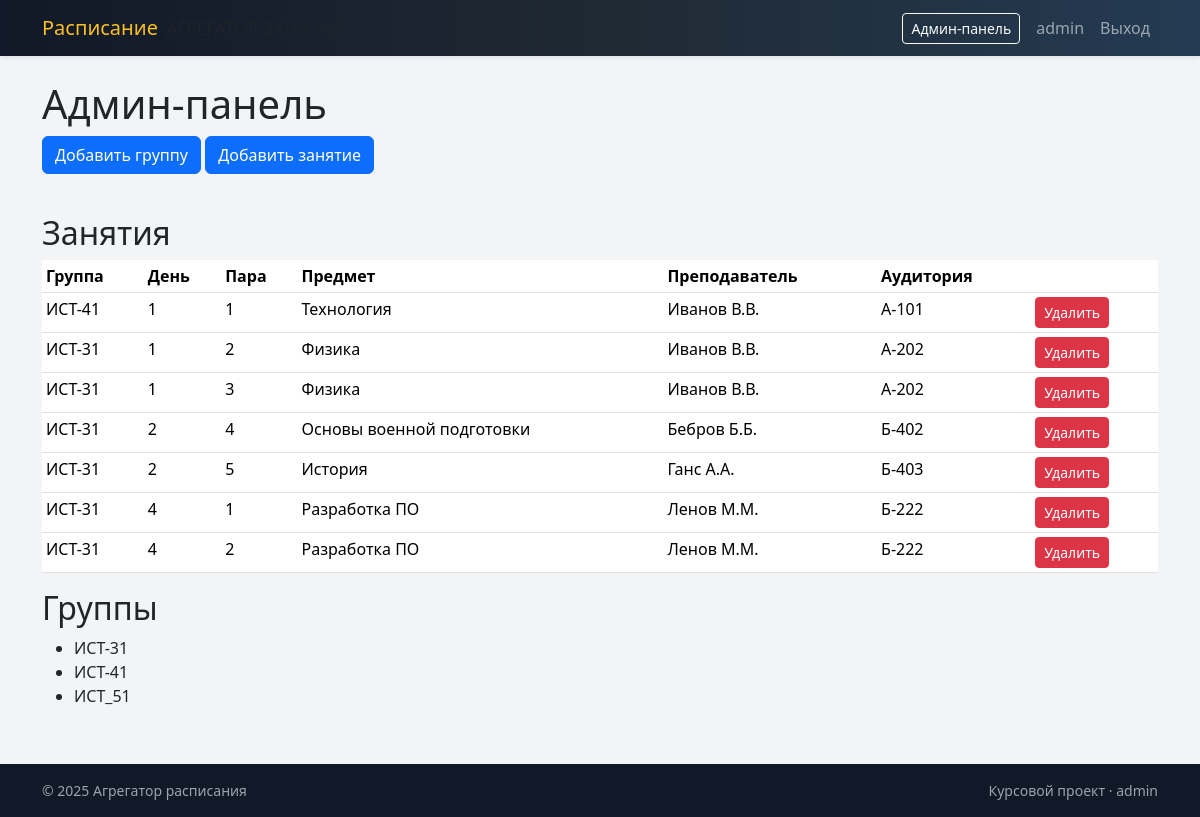
The page /admin (signed in) on the database its author committed.
### app.py (models this page shows, shortened)
class User(db.Model, UserMixin):
    id = db.Column(db.Integer, primary_key=True)
    username = db.Column(db.String(64), unique=True, nullable=False)
    email = db.Column(db.String(120), unique=True, nullable=False)
    password_hash = db.Column(db.String(255), nullable=False)
    is_admin = db.Column(db.Boolean, default=False, nullable=False)

class Lesson(db.Model):
    id = db.Column(db.Integer, primary_key=True)
    week = db.Column(db.Integer, nullable=False)
    weekday = db.Column(db.Integer, nullable=False)
    lesson_number = db.Column(db.Integer, nullable=False)
    subject = db.Column(db.String(128), nullable=False)
    lesson_type = db.Column(db.String(20), nullable=False)
    group_id = db.Column(db.Integer, db.ForeignKey('group.id'), nullable=False)
    teacher_name = db.Column(db.String(128), nullable=False)
    classroom_name = db.Column(db.String(64), nullable=False)

class Group(db.Model):
    id = db.Column(db.Integer, primary_key=True)
    name = db.Column(db.String(64), unique=True, nullable=False)
    lessons = db.relationship('Lesson', backref='group', lazy=True)

### app.py (the view)
@app.route('/admin')
@login_required
@admin_required
def admin_index():
    groups = Group.query.order_by(Group.name).all()
    lessons = Lesson.query.order_by(Lesson.week, Lesson.weekday, Lesson.lesson_number).all()
    return render_template('admin/index.html',
                           groups=groups,
                           lessons=lessons)

### app.py (called while the page is built)
@login_manager.user_loader
def load_user(user_id):
    return User.query.get(int(user_id))

def admin_required(f):
    @wraps(f)
    def wrapped(*args, **kwargs):
        if not current_user.is_authenticated or not current_user.is_admin:
            abort(403)
        return f(*args, **kwargs)
    return wrapped

### templates/admin/index.html (shortened to what this page needs)
{% extends 'base.html' %}
{% block content %}
<h1>Админ-панель</h1>
<a class="btn btn-primary mb-3" href="{{ url_for('admin_add_group') }}">Добавить группу</a>
<a class="btn btn-primary mb-3" href="{{ url_for('admin_add_lesson') }}">Добавить занятие</a>
<h2 class="mt-4">Занятия</h2>
<table class="table table-sm">
  <thead>
    <tr>
      <th>Группа</th>
      <th>День</th>
      <th>Пара</th>
      <th>Предмет</th>
      <th>Преподаватель</th>
      <th>Аудитория</th>
      <th></th>
    </tr>
  </thead>
  <tbody>
  {% for l in lessons %}
    <tr>
      <td>{{ l.group.name }}</td>
      <td>{{ l.weekday }}</td>
      <td>{{ l.lesson_number }}</td>
      <td>{{ l.subject }}</td>
      <td>{{ l.teacher_name }}</td>
      <td>{{ l.classroom_name }}</td>
      <td>
        <form method="post" action="{{ url_for('admin_delete_lesson', lesson_id=l.id) }}"
              onsubmit="return confirm('Удалить занятие?');">
          <button type="submit" class="btn btn-sm btn-danger">Удалить</button>
        </form>
      </td>
    </tr>
  {% else %}
    <tr><td colspan="7">Занятий пока нет.</td></tr>
  {% endfor %}
  </tbody>
</table>
<h2>Группы</h2>
<ul>
  {% for g in groups %}
    <li>{{ g.name }}</li>
  {% else %}
    <li>Нет групп.</li>
  {% endfor %}
</ul>
{% endblock %}

### templates/base.html (shortened to what this page needs)
<!doctype html>
<html lang="ru">
<head>
    <link href="https://cdn.jsdelivr.net/npm/bootstrap@5.3.3/dist/css/bootstrap.min.css" rel="stylesheet">
</head>
<body class="d-flex flex-column min-vh-100">
<nav class="navbar navbar-expand-lg navbar-dark navbar-gradient shadow-sm">
  <div class="container">
    <a class="navbar-brand d-flex align-items-center" href="{{ url_for('index') }}">
      <span class="me-2">Расписание</span>
      <small class="text-uppercase text-muted">агрегатор занятий</small>
    </a>
    <div class="collapse navbar-collapse" id="navbarMain">
      <ul class="navbar-nav ms-auto align-items-lg-center">
        {% if current_user.is_authenticated %}
          {% if current_user.is_admin %}
          <li class="nav-item me-2">
            <a class="btn btn-sm btn-outline-light" href="{{ url_for('admin_index') }}">Админ-панель</a>
          </li>
          {% endif %}
          <li class="nav-item">
            <span class="nav-link">{{ current_user.username }}</span>
          </li>
          <li class="nav-item">
            <a class="nav-link" href="{{ url_for('logout') }}">Выход</a>
          </li>
        {% endif %}
      </ul>
    </div>
  </div>
</nav>
<main class="flex-fill">
  <div class="container page-wrapper">
    {% block content %}{% endblock %}
  </div>
</main>
<footer class="py-3 mt-auto">
  <div class="container d-flex justify-content-between align-items-center">
    <span class="small">
      © 2025 Агрегатор расписания
    </span>
    <span class="small">
      Курсовой проект{% if current_user.is_authenticated %} · {{ current_user.username }}{% endif %}
    </span>
  </div>
</footer>
</body>
</html>

### templates/base.html (style rules this page uses)
body { background: #f3f4f6; }
.navbar-gradient { background: linear-gradient(90deg, #111827, #1f2933, #243b53); }
.navbar-brand span { color: #fbbf24; }
.page-wrapper { padding-top: 24px; padding-bottom: 40px; }
footer { background: #111827; color: #9ca3af; }

### rows shown on the page
User: username "admin"
Lesson: group.name "ИСТ-41", weekday "1", lesson_number "1", subject "Технология", teacher_name "Иванов В.В.", classroom_name "А-101"
Lesson: group.name "ИСТ-31", weekday "1", lesson_number "2", subject "Физика", teacher_name "Иванов В.В.", classroom_name "А-202"
Lesson: group.name "ИСТ-31", weekday "1", lesson_number "3", subject "Физика", teacher_name "Иванов В.В.", classroom_name "А-202"
Lesson: group.name "ИСТ-31", weekday "2", lesson_number "4", subject "Основы военной подготовки", teacher_name "Бебров Б.Б.", classroom_name "Б-402"
Lesson: group.name "ИСТ-31", weekday "2", lesson_number "5", subject "История", teacher_name "Ганс А.А.", classroom_name "Б-403"
Lesson: group.name "ИСТ-31", weekday "4", lesson_number "1", subject "Разработка ПО", teacher_name "Ленов М.М.", classroom_name "Б-222"
Lesson: group.name "ИСТ-31", weekday "4", lesson_number "2", subject "Разработка ПО", teacher_name "Ленов М.М.", classroom_name "Б-222"
Group: name "ИСТ-31"
Group: name "ИСТ-41"
Group: name "ИСТ_51"
